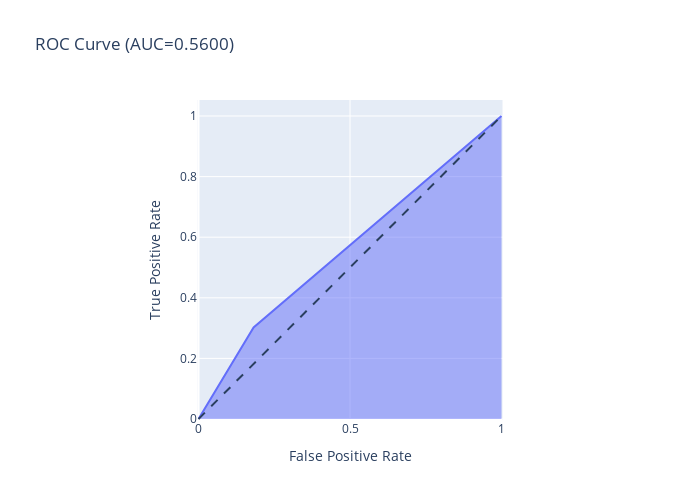

Notebook code cell kept with this figure:
### Code cell
import plotly.express as px
from sklearn.linear_model import LogisticRegression
from sklearn.metrics import roc_curve, auc
from sklearn.datasets import make_classification


# model = LogisticRegression()
# model.fit(X, y)
# y_score = model.predict_proba(X)[:, 1]

fpr, tpr, thresholds = roc_curve(y_test, predictions)

fig = px.area(
    x=fpr, y=tpr,
    title=f'ROC Curve (AUC={auc(fpr, tpr):.4f})',
    labels=dict(x='False Positive Rate', y='True Positive Rate'),
    width=700, height=500
)
fig.add_shape(
    type='line', line=dict(dash='dash'),
    x0=0, x1=1, y0=0, y1=1
)

fig.update_yaxes(scaleanchor="x", scaleratio=1)
fig.update_xaxes(constrain='domain')
fig.show()

### Figure 1 — Plotly figure (JSON) as saved in the notebook; plotly's stock layout.template omitted (floating-point values rounded to 4 significant figures)
{"data": [{"hovertemplate": "False Positive Rate=%{x}<br>True Positive Rate=%{y}<extra></extra>", "legendgroup": "", "line": {"color": "#636efa"}, "marker": {"symbol": "circle"}, "mode": "lines", "name": "", "orientation": "v", "showlegend": false, "stackgroup": "1", "type": "scatter", "x": [0, 0.1818, 1], "xaxis": "x", "y": [0, 0.3019, 1], "yaxis": "y"}], "layout": {"height": 500, "legend": {"tracegroupgap": 0}, "shapes": [{"line": {"dash": "dash"}, "type": "line", "x0": 0, "x1": 1, "y0": 0, "y1": 1}], "title": {"text": "ROC Curve (AUC=0.5600)"}, "width": 700, "xaxis": {"anchor": "y", "constrain": "domain", "domain": [0, 1], "title": {"text": "False Positive Rate"}}, "yaxis": {"anchor": "x", "domain": [0, 1], "scaleanchor": "x", "scaleratio": 1, "title": {"text": "True Positive Rate"}}}}
